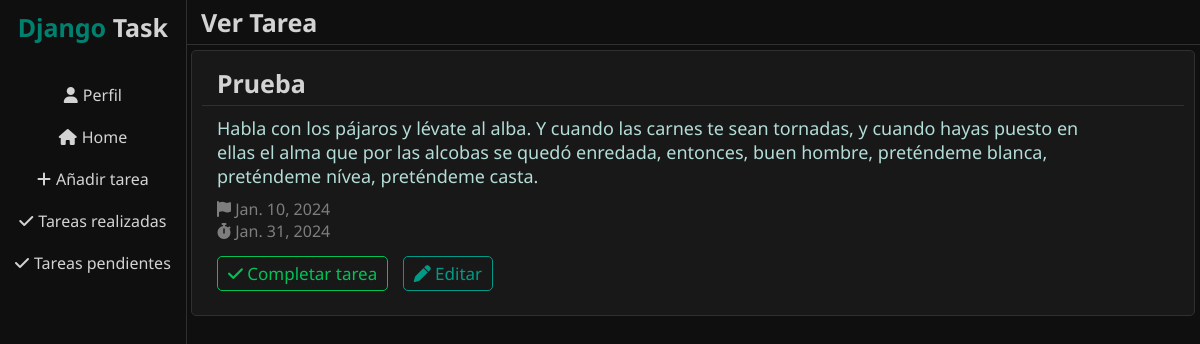
Page /view_task/20 (signed in) on the committed database.
### tasks/models.py (models this page shows, shortened)
class Task(models.Model):
    id = models.AutoField(primary_key=True)
    user = models.ForeignKey(User, on_delete=models.CASCADE)
    title = models.CharField(max_length=40)
    description = models.TextField()
    startDate = models.DateField(default=timezone.now)
    endDate = models.DateField()
    complete = models.BooleanField(default=False)

### tasks/views.py (the view)
# urls.py: path('view_task/<int:id>', views.taskView, name="taskView"),
def taskView(request, id):
    if request.user.is_authenticated:
        task = get_object_or_404(Task, id=id)
        if task.user == request.user:
            return render(request, 'verTarea.html', {'task' : task})
        else:
            return redirect('home')
    else:
            return redirect('login')

### tasks/templates/verTarea.html
{% extends 'base.html' %}
{% block content %}
<div class="son">
    <h2>Ver Tarea</h2>
    <div class="ver-tarea">
        <h2>{{ task.title }}</h2>
        <p class="ver-description">{{ task.description }}</p>
        <p class="ver-date"><i class="fa-solid fa-flag"></i> {{ task.startDate }}</p>
        <p class="ver-date"><i class="fa-solid fa-stopwatch"></i> {{ task.endDate }}</p>
        <div>
            {% if task.complete %}
                <a href="{% url 'taskComplete' id=task.id %}" class="complete-task task-completada"><i class="fa-solid fa-check"></i> Completada</a>
            {% else %}
                <a href="{% url 'taskComplete' id=task.id %}" class="complete-task"><i class="fa-solid fa-check"></i> Completar tarea</a>
            {% endif %}
            <a href="{% url 'editTask' id=task.id %}" class="edit-task"><i class="fa-solid fa-pen"></i> Editar</a>
        </div>
    </div>
</div>
{% endblock %}

### tasks/templates/base.html (shortened to what this page needs)
{% load static %}
<!DOCTYPE html>
<html lang="en">
<head>
    <link rel="stylesheet" href="{% static "home.css" %}">
</head>
<body>
    <div class="container">
        <div class="fixed-navbar">
            <div class="navbar">
                <h2>Django <span>Task</span></h2>
                {% if ide == "profile" %}
                <a href="/profile" id="init"><i class="fa-solid fa-user"></i>Perfil</a>
                {% else %}
                <a href="/profile"><i class="fa-solid fa-user"></i>Perfil</a>
                {% endif %}
                {% if ide == "home" %}
                <a href="/home" id="init"><i class="fa-solid fa-house"></i>Home</a>
                {% else %}
                <a href="/home"><i class="fa-solid fa-house"></i>Home</a>
                {% endif %}
                {% if ide == "añadir" %}
                <a href="/add_task" id="init"><i class="fa-solid fa-plus"></i>Añadir tarea</a>
                {% else %}
                <a href="/add_task"><i class="fa-solid fa-plus"></i>Añadir tarea</a>
                {% endif %}
                {% if ide == "taskRealizadas" %}
                    <a href="/taskRealizadas" id="init"><i class="fa-solid fa-check"></i>Tareas realizadas</a>
                {% else %}
                    <a href="/taskRealizadas"><i class="fa-solid fa-check"></i>Tareas realizadas</a>
                {% endif %}
                {% if ide == "taskPendientes" %}
                    <a href="/taskPendientes" id="init"><i class="fa-solid fa-check"></i>Tareas pendientes</a>
                {% else %}
                    <a href="/taskPendientes"><i class="fa-solid fa-check"></i>Tareas pendientes</a>
                {% endif %}
            </div>
        </div>
        {% block content %}
        {% endblock %}
    </div>
</body>
</html>

### tasks/static/home.css (style rules this page uses)
* { margin: 0; padding: 0; font-family: 'Noto Sans', sans-serif; }
html { height: 100%; }
body { background-color: #0F0F0F; height: 100%; }
.container { display: flex; height: 100%; }
.navbar { display: flex; position: fixed; flex-direction: column; border-right: 1px solid #303030; padding: 10px; height: 100%; top: 0; }
.navbar h2 { color: #008170; margin-bottom: 30px; font-size: 25px; text-align: center; }
.navbar span { color: #d3d3d3; }
.navbar a { color: #d3d3d3; margin: 5px 0px; text-decoration: none; text-align: center; padding: 5px; }
.navbar i { margin-right: 5px; }
.son { margin-left: 186px; display: flex; flex-direction: column; width: 100%; height: 100%; }
.son h2 { border-bottom: 1px solid #303030; padding: 5px 15px; color: #d3d3d3; font-size: 25px; }
.ver-tarea { display: flex; flex-direction: column; background-color: #181818; border: 1px solid #303030; padding: 10px; border-radius: 5px; margin: 5px; font-size: 18px; }
.ver-description { color: #b3ddd7; margin: 10px 0px; margin-left: 15px; width: 90%; }
.ver-date { font-size: 16px; color: #7e7e7e; margin-left: 15px; }
.ver-tarea div { margin: 20px 0px; margin-left: 15px; font-size: 17px; }
.ver-tarea div a { margin-right: 10px; text-decoration: none; }
.complete-task { color: #00c257; border: 1px solid #00c257; padding: 5px 10px; border-radius: 5px; }
.edit-task { color: #009b86; border: 1px solid #009b86; padding: 5px 10px; border-radius: 5px; }

### rows in the picture
Task: title "Prueba", description "Habla con los pájaros y lévate al alba. Y cuando las carnes te sean tornadas, y cuando hayas puesto en ellas el alma que por las alcobas se quedó enredada, entonces, buen hombre, preténdeme blanca, preténdeme nívea, preténdeme casta.", startDate "Jan. 10, 2024", endDate "Jan. 31, 2024"
